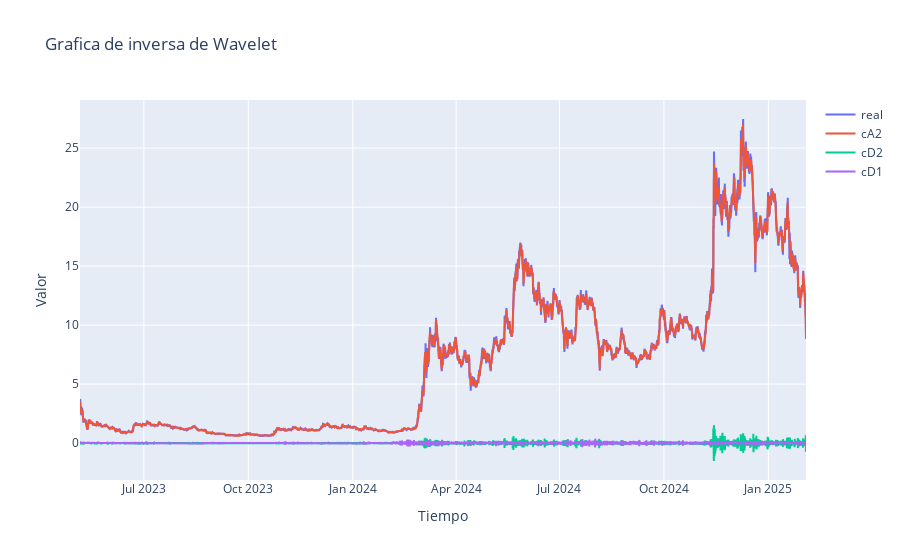

Notebook code cell kept with this figure:
### Markdown cell above
## Visualizando la senal reconstruida

### Code cell
#incorporando la senal real en tiempo como externa para comparacion

wave_img_path = 'descomposicion_wavelet.html'

external_signals = {'real':data,
                    aproximacion:inv_coeffs_lv2[aproximacion]
                    }
plot_inv_wv(inv_coeffs=inv_coeffs_lv2
            ,date_signal=dates
            ,external_signals=external_signals
            ,output_path=wave_img_path)

### Figure 1 — Plotly figure (JSON) as saved in the notebook; plotly's stock layout.template omitted (floating-point values rounded to 4 significant figures; data arrays with more than 128 entries replaced by an {"elided": "..."} marker saying what was removed)
{"data": [{"mode": "lines", "name": "real", "type": "scatter", "x": {"elided": "15345 str values"}, "y": {"elided": "15345 float values"}}, {"mode": "lines", "name": "cA2", "type": "scatter", "x": {"elided": "15345 str values"}, "y": {"elided": "15345 float values"}}, {"mode": "lines", "name": "cD2", "type": "scatter", "x": {"elided": "15345 str values"}, "y": {"elided": "15345 float values"}}, {"mode": "lines", "name": "cD1", "type": "scatter", "x": {"elided": "15345 str values"}, "y": {"elided": "15345 float values"}}], "layout": {"title": {"text": "Grafica de inversa de Wavelet"}, "xaxis": {"title": {"text": "Tiempo"}}, "yaxis": {"title": {"text": "Valor"}}}}
